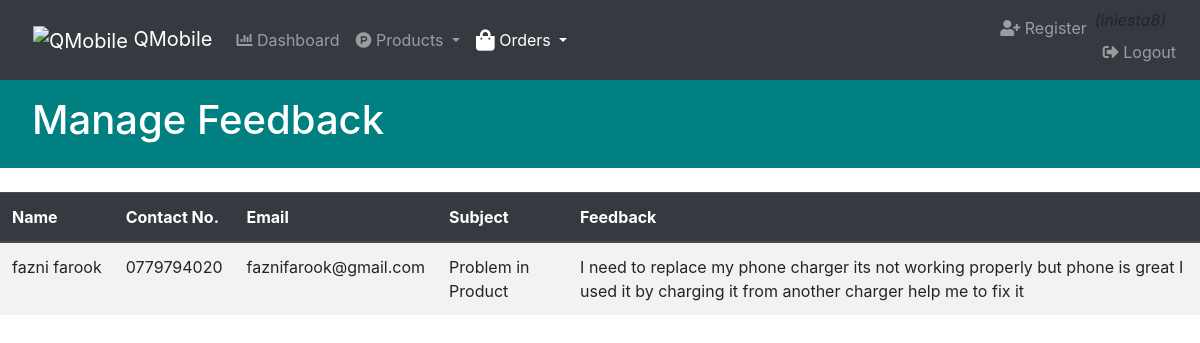
The page /admin/feedback.php (signed in) on the database as committed earlier.
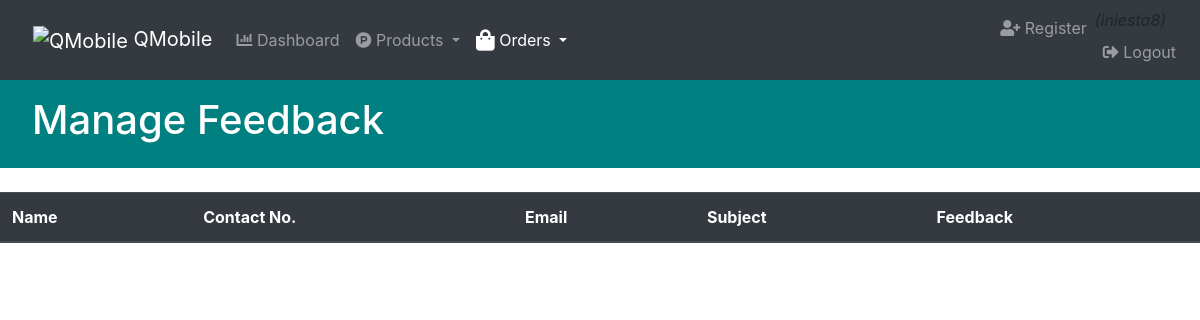
The same page on the database as committed later.
### tables this page shows
CREATE TABLE IF NOT EXISTS `feedback` (
  `feed_id` int(11) NOT NULL AUTO_INCREMENT,
  `firstname` varchar(100) NOT NULL,
  `lastname` varchar(100) NOT NULL,
  `contactno` varchar(20) NOT NULL,
  `email` varchar(50) NOT NULL,
  `subject` varchar(50) NOT NULL,
  `feedback` varchar(255) NOT NULL,
  PRIMARY KEY (`feed_id`)
);

### admin/dbconnection.php (the view, shortened to what this page needs)
<?php
    $db = mysqli_connect('localhost','root','','registeruser');
    function getFeedbackDetails(){
        global $db;
        $feedback = "SELECT * FROM feedback";
        $feedback_result = mysqli_query($db,$feedback);
        while($row = mysqli_fetch_assoc($feedback_result)){
            feedbackdetails($row['firstname'],$row['lastname'],$row['contactno'],$row['email'],$row['subject'],$row['feedback']);
        }
    }
    function feedbackdetails($firstname,$lastname,$contactno,$email,$subject,$feedback){
        echo "<tr>";
            echo "<td>$firstname&nbsp$lastname</td>";
            echo "<td>$contactno</td>";
            echo "<td>$email</td>";
            echo "<td>$subject</td>";
            echo "<td>$feedback</td>";
        echo "</tr>";
    }
?>

### admin/feedback.php (shortened to what this page needs)
<?php
    include('dbconnection.php');
?>
<!DOCTYPE html>
<html lang="en">
<head>
    <link rel="stylesheet" href="https://stackpath.bootstrapcdn.com/bootstrap/4.4.1/css/bootstrap.min.css"
>
    <link rel="stylesheet" href="https://cdnjs.cloudflare.com/ajax/libs/font-awesome/5.11.2/css/all.css">
    <link rel="stylesheet" href="https://stackpath.bootstrapcdn.com/font-awesome/4.7.0/css/font-awesome.min.css">
</head>
<body>
    <nav class="navbar navbar-expand-md navbar-dark bg-dark">
        <a href="./index.php" class="navbar-brand">&nbsp;&nbsp;
            <img src="./Resourses/8LWpMxMS_400x400.jpg" height="40" width="40" alt="QMobile"> QMobile
        </a>
        <div class="collapse navbar-collapse" id="menu">
            <ul class="navbar-nav">
                <li class="nav-item">
                    <a href="./index.php" class="nav-link" >
                        <i class="fas fa-chart-bar"></i> Dashboard
                    </a>
                </li>
                <li class="nav-item">
                    <div class="dropdown">
                        <a href="#" class="nav-link dropdown-toggle" data-toggle="dropdown">
                            <i class="fab fa-product-hunt"></i> Products
                        </a>
                    </div>
                </li>
                <li class="nav-item">
                    <div class="dropdown">
                        <a href="#" class="nav-link dropdown-toggle active" data-toggle="dropdown">
                            <i class="fas fa-shopping-bag fa-lg"></i> Orders
                        </a>
                    </div>
                </li>
            </ul>
            <ul class="navbar-nav ml-auto">
                <li class="nav-item">
                    <a href="register_admin.php" class="nav-link">
                        <i class="fas fa-user-plus"></i> Register
                    </a>
                </li>
                <li class="nav-item">
                <?php
                        if($_SESSION['username']==true){
                    ?>
                            <i style="#888;">(<?php echo $_SESSION['username']; ?>)</i><br>
                    <?php }else{
                            header('location:admin_login.php');
                        }
                    ?>
                    <a href="logout.php" class="nav-link">
                        <i class="fas fa-sign-out-alt"></i> Logout
                    </a>
                </li>
            </ul>
        </div>
    </nav>
    <div class="text-white py-3" style="background-color: teal;">
        <h1>&nbsp;&nbsp; Manage Feedback</h1>
    </div><br>
    <div class="row row-content">
        <div class="col-12">
            <div class="table-responsive">
                <table class="table table-striped">
                    <thead class="thead-dark">
                        <tr>
                            <th scope="col">Name</th>
                            <th scope="col">Contact No.</th>
                            <th scope="col">Email</th>
                            <th scope="col">Subject</th>
                            <th scope="col">Feedback</th>
                        </tr>
                    </thead>
                    <tbody>
                        <?php
                            getFeedbackDetails();
                        ?>
                    </tbody>
                </table>
            </div>
        </div>
    </div>
</body>
</html>

Rows that differ between the two databases and show on the page:
removed feedback: firstname "fazni", lastname "farook", contactno "0779794020", email "faznifarook@gmail.com", subject "Problem in Product", feedback "I need to replace my phone charger its not working properly but phone is great I used it by charging it from another charger help me to fix it"
